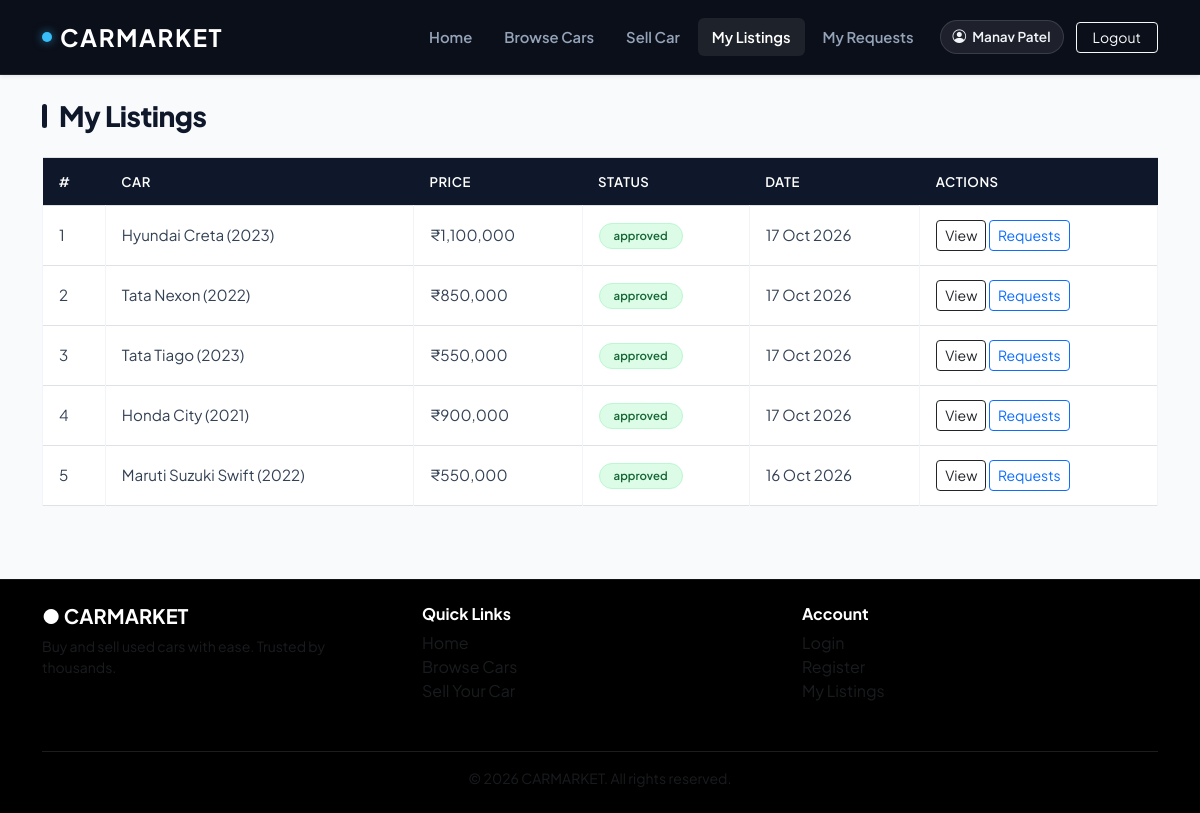
/my-cars.php (signed in), run on the app's committed database.
### tables this page shows
CREATE TABLE `cars` (
  `id` int NOT NULL AUTO_INCREMENT,
  `user_id` int NOT NULL,
  `brand` varchar(80) NOT NULL,
  `model` varchar(80) NOT NULL,
  `year` int NOT NULL,
  `price` decimal(12,2) NOT NULL,
  `description` text,
  `status` enum('pending','approved') NOT NULL DEFAULT 'pending',
  `created_at` timestamp NULL DEFAULT CURRENT_TIMESTAMP,
  `location` varchar(100) NOT NULL DEFAULT '',
  `fuel_type` varchar(50) NOT NULL DEFAULT '',
  `image` varchar(255) DEFAULT NULL,
  `km_driven` int NOT NULL DEFAULT '0',
  `transmission` varchar(50) NOT NULL DEFAULT 'Not specified',
  PRIMARY KEY (`id`),
  KEY `user_id` (`user_id`),
  CONSTRAINT `cars_ibfk_1` FOREIGN KEY (`user_id`) REFERENCES `users` (`id`) ON DELETE CASCADE
);

### my-cars.php (the view, shortened to what this page needs)
<?php
require_once 'config.php';
$stmt = $pdo->prepare("SELECT * FROM cars WHERE user_id = ? ORDER BY created_at DESC");
$stmt->execute([$_SESSION['user_id']]);
$cars = $stmt->fetchAll(PDO::FETCH_ASSOC);
?>
<?php require_once 'includes/header.php'; ?>
<h2 class="section-title">My Listings</h2>
<?php if (count($cars) === 0): ?>
  <div class="alert alert-info">You haven't listed any cars yet. <a href="/used-car-platform/sell-car.php">Sell your car</a></div>
<?php else: ?>
<div class="table-responsive">
  <table class="table table-bordered table-hover">
    <thead>
      <tr>
        <th>#</th>
        <th>Car</th>
        <th>Price</th>
        <th>Status</th>
        <th>Date</th>
        <th>Actions</th>
      </tr>
    </thead>
    <tbody>
      <?php foreach ($cars as $i => $car): ?>
      <tr>
        <td><?php echo $i + 1; ?></td>
        <td><?php echo htmlspecialchars($car['brand'] . ' ' . $car['model'] . ' (' . $car['year'] . ')'); ?></td>
        <td>&#8377;<?php echo number_format($car['price']); ?></td>
        <td><span class="badge badge-status-<?php echo strtolower($car['status']); ?>"><?php echo $car['status']; ?></span></td>
        <td><?php echo date('d M Y', strtotime($car['created_at'])); ?></td>
        <td>
          <?php if ($car['status'] === 'Pending'): ?>
            <a href="/used-car-platform/edit-car.php?id=<?php echo $car['id']; ?>" class="btn btn-sm btn-outline-dark">Edit</a>
            <form method="POST" class="d-inline" onsubmit="return confirm('Delete this listing?');">
              <input type="hidden" name="delete_id" value="<?php echo $car['id']; ?>">
              <button type="submit" class="btn btn-sm btn-outline-danger">Delete</button>
            </form>
          <?php else: ?>
              <a href="/used-car-platform/car-details.php?id=<?php echo $car['id']; ?>" class="btn btn-sm btn-outline-dark">View</a>
              <a href="/used-car-platform/seller-requests.php?car_id=<?php echo (int)$car['id']; ?>" class="btn btn-sm btn-outline-primary">Requests</a>
          <?php endif; ?>
        </td>
      </tr>
      <?php endforeach; ?>
    </tbody>
  </table>
</div>
<?php endif; ?>
<?php require_once 'includes/footer.php'; ?>

### style.css (style rules this page uses)
:root { --primary: #0f172a; --primary-hover: #1e293b; --accent: #2563eb; --bg-page: #f8fafc; --bg-card: #ffffff; --border-color: #e2e8f0; --text-main: #0f172a; --text-muted: #64748b; --text-light: #94a3b8; --radius-sm: 6px; --radius-md: 10px; --radius-lg: 14px; --radius-xl: 18px; --shadow-sm: 0 1px 2px 0 rgba(0, 0, 0, 0.05); --shadow-md: 0 4px 6px -1px rgba(0, 0, 0, 0.07), 0 2px 4px -2px rgba(0, 0, 0, 0.05); --shadow-lg: 0 10px 15px -3px rgba(0, 0, 0, 0.08), 0 4px 6px -4px rgba(0, 0, 0, 0.03); --shadow-hover: 0 20px 25px -5px rgba(15, 23, 42, 0.12), 0 8px 10px -6px rgba(15, 23, 42, 0.06); }
*, *::before, *::after { box-sizing: border-box; }
html, body { height: 100%; }
body { font-family: 'Plus Jakarta Sans', system-ui, -apple-system, BlinkMacSystemFont, 'Segoe UI', Roboto, sans-serif; background-color: var(--bg-page); color: var(--text-main); display: flex; flex-direction: column; min-height: 100vh; -webkit-font-smoothing: antialiased; -moz-osx-font-smoothing: grayscale; }
a { color: var(--primary); text-decoration: none; transition: color 0.2s ease, opacity 0.2s ease; }
.section-title { font-size: 1.75rem; font-weight: 800; color: var(--text-main); letter-spacing: -0.5px; display: flex; align-items: center; gap: 12px; margin-bottom: 24px; }
.section-title::before { content: ''; display: inline-block; width: 5px; height: 24px; background: var(--primary); border-radius: 4px; }
.badge-status-approved { background-color: #dcfce7 !important; color: #166534 !important; font-weight: 600; padding: 6px 14px; border-radius: 20px; border: 1px solid #bbf7d0; display: inline-block; }
.table { margin-bottom: 0; }
.table thead th { background-color: #0f172a; color: #ffffff; font-weight: 600; font-size: 0.825rem; text-transform: uppercase; letter-spacing: 0.5px; padding: 14px 16px; border: none; }
.table tbody td { padding: 14px 16px; vertical-align: middle; color: #334155; border-color: #f1f5f9; font-size: 0.95rem; }

### data on the page
cars: brand+model+year "Hyundai Creta (2023)", price "1,100,000", status "approved", created_at "17 Oct 2026"
cars: brand+model+year "Tata Nexon (2022)", price "850,000", status "approved", created_at "17 Oct 2026"
cars: brand+model+year "Tata Tiago (2023)", price "550,000", status "approved", created_at "17 Oct 2026"
cars: brand+model+year "Honda City (2021)", price "900,000", status "approved", created_at "17 Oct 2026"
cars: brand+model+year "Maruti Suzuki Swift (2022)", price "550,000", status "approved", created_at "16 Oct 2026"

### other printed values
$_SESSION['user_name'] "Manav Patel"
